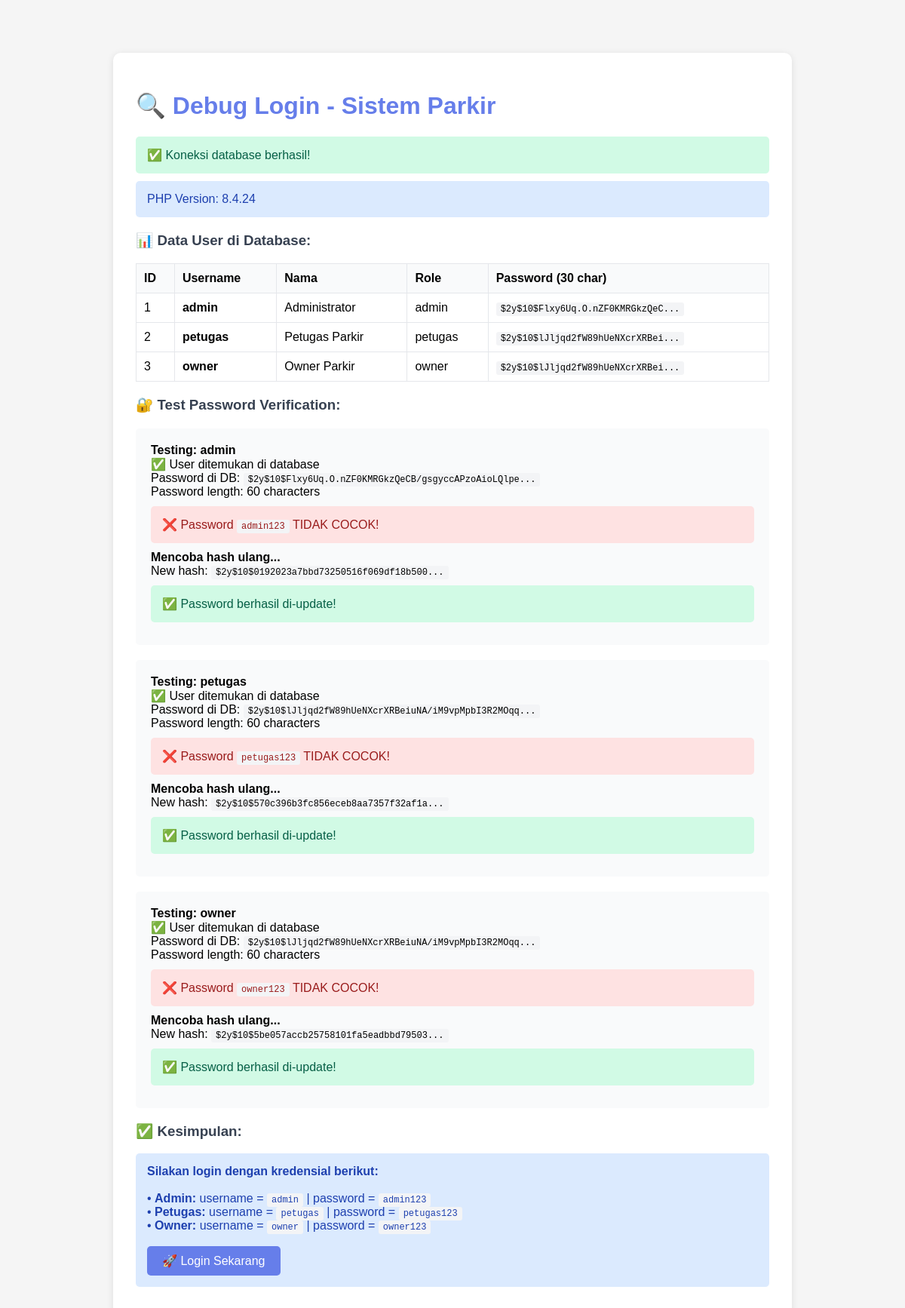
The app's page /debug_login.php with its own data.
### tables this page shows
CREATE TABLE `tb_user` (
  `id_user` int(11) NOT NULL AUTO_INCREMENT,
  `nama_lengkap` varchar(50) NOT NULL,
  `username` varchar(50) NOT NULL,
  `password` varchar(100) NOT NULL,
  `role` enum('admin','petugas','owner') NOT NULL,
  `status_aktif` tinyint(1) DEFAULT 1,
  `created_at` timestamp NULL DEFAULT CURRENT_TIMESTAMP,
  `updated_at` timestamp NULL DEFAULT CURRENT_TIMESTAMP ON UPDATE CURRENT_TIMESTAMP,
  PRIMARY KEY (`id_user`),
  UNIQUE KEY `username` (`username`)
);

### debug_login.php (the view, shortened to what this page needs)
<!DOCTYPE html>
<html lang="id">
<head>
</head>
<body>
    <div class="container">
        <h1>🔍 Debug Login - Sistem Parkir</h1>
        <?php
        $host = "localhost";
        $db_name = "parkir_wisnu_db";
        $db_username = "root";
        $db_password = "";
        try {
            $conn = new PDO("mysql:host=$host;dbname=$db_name", $db_username, $db_password);
            $conn->setAttribute(PDO::ATTR_ERRMODE, PDO::ERRMODE_EXCEPTION);
            echo '<div class="success">✅ Koneksi database berhasil!</div>';
            echo '<div class="info">PHP Version: ' . phpversion() . '</div>';
            echo '<h3>📊 Data User di Database:</h3>';
            $stmt = $conn->query("
                SELECT id_user, username, nama_lengkap, role, LEFT(password, 30) as password_preview
                FROM tb_user
            ");
            $users = $stmt->fetchAll(PDO::FETCH_ASSOC);
            echo '<table>';
            echo '<tr><th>ID</th><th>Username</th><th>Nama</th><th>Role</th><th>Password (30 char)</th></tr>';
            foreach($users as $user) {
                echo '<tr>';
                echo '<td>' . $user['id_user'] . '</td>';
                echo '<td><strong>' . $user['username'] . '</strong></td>';
                echo '<td>' . $user['nama_lengkap'] . '</td>';
                echo '<td>' . $user['role'] . '</td>';
                echo '<td><code>' . $user['password_preview'] . '...</code></td>';
                echo '</tr>';
            }
            echo '</table>';
            echo '<h3>🔐 Test Password Verification:</h3>';
            $test_passwords = [
                'admin' => 'admin123',
                'petugas' => 'petugas123',
                'owner' => 'owner123'
            ];
            foreach($test_passwords as $username => $password) {
                echo '<div class="test-section">';
                echo '<strong>Testing: ' . $username . '</strong><br>';
                $stmt = $conn->prepare("SELECT * FROM tb_user WHERE username = :username");
                $stmt->execute([':username' => $username]);
                $user = $stmt->fetch(PDO::FETCH_ASSOC);
                if ($user) {
                    echo '✅ User ditemukan di database<br>';
                    echo 'Password di DB: <code>' . substr($user['password'], 0, 50) . '...</code><br>';
                    echo 'Password length: ' . strlen($user['password']) . ' characters<br>';
                    $verify_result = password_verify($password, $user['password']);
                    if ($verify_result) {
                        echo '<div class="success">✅ Password <code>' . $password . '</code> COCOK!</div>';
                    } else {
                        echo '<div class="error">❌ Password <code>' . $password . '</code> TIDAK COCOK!</div>';
                        echo '<strong>Mencoba hash ulang...</strong><br>';
                        $new_hash = password_hash($password, PASSWORD_DEFAULT);
                        echo 'New hash: <code>' . substr($new_hash, 0, 50) . '...</code><br>';
                        echo '<div class="success">✅ Password berhasil di-update!</div>';
                    }
                } else {
                    echo '<div class="error">❌ User tidak ditemukan!</div>';
                }
                echo '</div>';
            }
            echo '<h3>✅ Kesimpulan:</h3>';
            echo '<div class="info">';
            echo '<strong>Silakan login dengan kredensial berikut:</strong><br><br>';
            echo '• <strong>Admin:</strong> username = <code>admin</code> | password = <code>admin123</code><br>';
            echo '• <strong>Petugas:</strong> username = <code>petugas</code> | password = <code>petugas123</code><br>';
            echo '• <strong>Owner:</strong> username = <code>owner</code> | password = <code>owner123</code><br><br>';
            echo '<a href="index.php" style="display:inline-block;padding:10px 20px;background:#667eea;color:white;text-decoration:none;border-radius:5px;">🚀 Login Sekarang</a>';
            echo '</div>';
        } catch(PDOException $e) {
            echo '<div class="error">❌ Error: ' . $e->getMessage() . '</div>';
            echo '<div class="info">';
            echo '<strong>Troubleshooting:</strong><br>';
            echo '1. Pastikan XAMPP MySQL sudah running<br>';
            echo '2. Pastikan database <code>parkir_wisnu_db</code> sudah dibuat<br>';
            echo '3. Pastikan tabel <code>tb_user</code> sudah ada<br>';
            echo '4. Import file <code>database.sql</code> jika belum';
            echo '</div>';
        }
        ?>
    </div>
</body>
</html>

### debug_login.php (style rules this page uses)
body { font-family: Arial, sans-serif; max-width: 900px; margin: 50px auto; padding: 20px; background: #f5f5f5; }
.container { background: white; padding: 30px; border-radius: 10px; box-shadow: 0 2px 10px rgba(0,0,0,0.1); }
h1 { color: #667eea; }
h3 { color: #374151; margin-top: 20px; }
.success { background: #d1fae5; color: #065f46; padding: 15px; border-radius: 5px; margin: 10px 0; }
.error { background: #fee2e2; color: #991b1b; padding: 15px; border-radius: 5px; margin: 10px 0; }
.info { background: #dbeafe; color: #1e40af; padding: 15px; border-radius: 5px; margin: 10px 0; }
table { width: 100%; border-collapse: collapse; margin: 10px 0; }
table th, table td { border: 1px solid #e5e7eb; padding: 10px; text-align: left; }
table th { background: #f9fafb; font-weight: 600; }
code { background: #f3f4f6; padding: 2px 6px; border-radius: 3px; font-family: monospace; font-size: 12px; }
.test-section { background: #f9fafb; padding: 20px; border-radius: 5px; margin: 20px 0; }

### records on screen
tb_user: id_user "1", username "admin", nama_lengkap "Administrator", role "admin", password_preview "$2y$10$Flxy6Uq.O.nZF0KMRGkzQeC", password "$2y$10$Flxy6Uq.O.nZF0KMRGkzQeCB/gsgyccAPzoAioLQlpe", password "60"
tb_user: id_user "2", username "petugas", nama_lengkap "Petugas Parkir", role "petugas", password_preview "$2y$10$lJljqd2fW89hUeNXcrXRBei", password "$2y$10$lJljqd2fW89hUeNXcrXRBeiuNA/iM9vpMpbI3R2MOqq", password "60"
tb_user: id_user "3", username "owner", nama_lengkap "Owner Parkir", role "owner", password_preview "$2y$10$lJljqd2fW89hUeNXcrXRBei", password "$2y$10$lJljqd2fW89hUeNXcrXRBeiuNA/iM9vpMpbI3R2MOqq", password "60"

### other values on screen
phpversion() "8.4.24"
$username "admin"
$password "admin123"
substr($new_hash, 0, 50) "$2y$10$0192023a7bbd73250516f069df18b500"
$username "petugas"
$password "petugas123"
substr($new_hash, 0, 50) "$2y$10$570c396b3fc856eceb8aa7357f32af1a"
$username "owner"
$password "owner123"
substr($new_hash, 0, 50) "$2y$10$5be057accb25758101fa5eadbbd79503"
